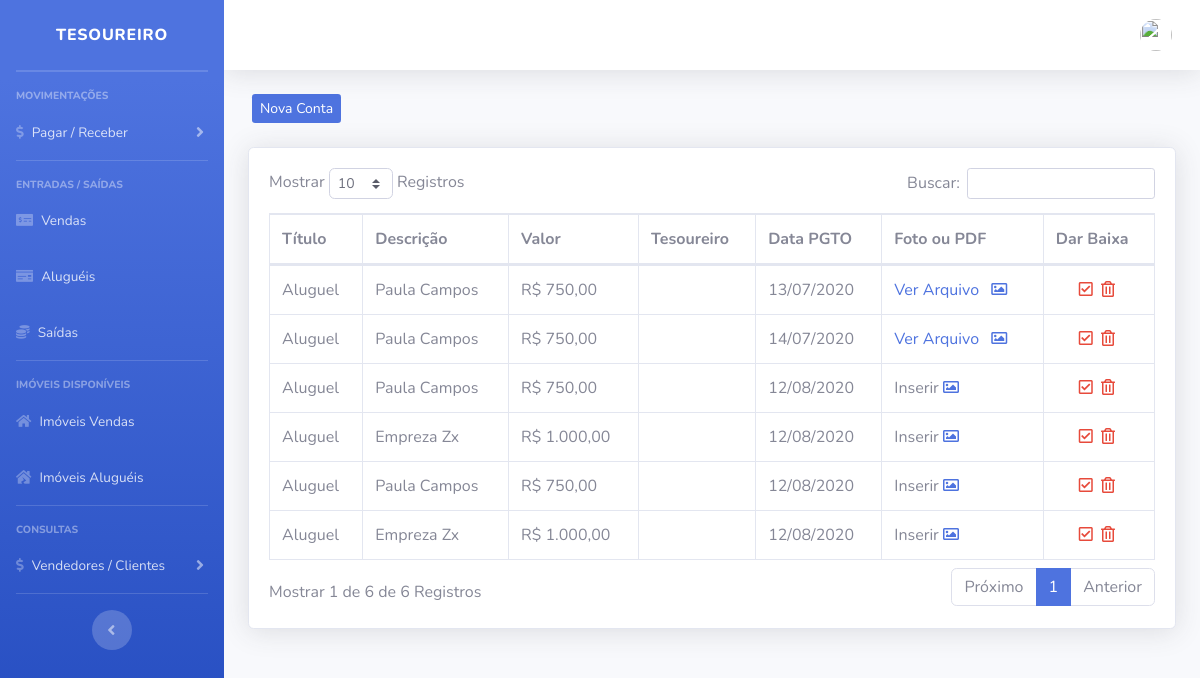
/imobiliaria/sistema/painel-tesouraria/index.php?pag=pagar, run on the app's committed database.
### tables this page shows
CREATE TABLE `contas_pagar` (
  `id` int(11) NOT NULL,
  `valor` decimal(10,2) NOT NULL,
  `titulo` varchar(30) NOT NULL,
  `descricao` varchar(40) NOT NULL,
  `pago` varchar(5) NOT NULL,
  `tesoureiro` varchar(20) DEFAULT NULL,
  `data` date NOT NULL,
  `foto` varchar(150) DEFAULT NULL
);

### imobiliaria/sistema/painel-tesouraria/pagar.php (the view, shortened to what this page needs)
<?php
include_once("../../conexao.php");
$pag = "pagar";
$dataHoje = Date('Y-m-d');
?>
<div class="row mt-4 mb-4">
    <a type="button" class="btn-primary btn-sm ml-3 d-none d-md-block" href="index.php?pag=<?php echo $pag ?>&funcao=novo">Nova Conta</a>
</div>
<div class="card shadow mb-4">
    <div class="card-body">
        <div class="table-responsive">
            <table class="table table-bordered" id="dataTable" width="100%" cellspacing="0">
                <thead>
                    <tr>
                        <th>Título</th>
                        <th>Descrição</th>
                        <th>Valor</th>
                        <th>Tesoureiro</th>
                        <th>Data PGTO</th>
                        <th>Foto ou PDF</th>
                        <th>Dar Baixa</th>
                    </tr>
                </thead>
                <tbody>
                      <?php
                  $query = $pdo->query("SELECT * FROM contas_pagar where pago = 'Não' order by data asc ");
                  $res = $query->fetchAll(PDO::FETCH_ASSOC);
                  for ($i=0; $i < count($res); $i++) {
                      $id = $res[$i]['id'];
                      $titulo = $res[$i]['titulo'];
                      $valor = $res[$i]['valor'];
                      $descricao = $res[$i]['descricao'];
                      $dataPgto = $res[$i]['data'];
                      $foto = $res[$i]['foto'];
                      $dataPgto = implode('/', array_reverse(explode('-', $dataPgto)));
                      $valor = number_format($valor, 2, ',', '.');
                      if ($dataPgto < $dataHoje) {
                                    $classe = "text-danger";
                                } else {
                                    $classe = "text-success";
                                }
                      ?>
                    <tr>
                        <td><?php echo $titulo ?></td>
                        <td><?php echo $descricao ?></td>
                        <td>R$ <?php echo $valor ?></td>
                        <td><?php echo @$nomeTesoureiro ?></td>
                        <td><?php echo $dataPgto ?></td>
                        <td>
                            <?php
                            if($foto != null && $foto!=""){ ?>
                            <a href="../img/contas/<?php echo $foto ?>" target="_blank" class="mr-2">Ver Arquivo</a>
                            <?php }else{ ?>
                            Inserir
                             <?php } ?>
                            <a href="index.php?pag=<?php echo $pag ?>&funcao=foto&id=<?php echo $id ?>" class='text-primary mr-1' title='Inserir Foto ou PDF'><i class='far fa-image'></i></a>
                        </td>
                        <td align="center">
                            <a href="index.php?pag=<?php echo $pag ?>&funcao=baixa&id=<?php echo $id ?>&valor=<?php echo $valor ?>" class='<?php echo $classe ?> mr-1' title='Dar Baixa'><i class='far fa-check-square'></i></a>
                             <?php if($res[$i]['pago'] != 'Sim' ){ ?>
                             <a href="index.php?pag=<?php echo $pag ?>&funcao=excluir&id=<?php echo $id ?>" class='text-danger mr-1' title='Excluir Registro'><i class='far fa-trash-alt'></i></a>
                            <?php } ?>
                        </td>
                    </tr>
                   <?php } ?>
                </tbody>
            </table>
        </div>
    </div>
</div>

### data on the page
contas_pagar: titulo "Aluguel", descricao "Paula Campos", valor "750,00", data "13/07/2020"
contas_pagar: titulo "Aluguel", descricao "Paula Campos", valor "750,00", data "14/07/2020"
contas_pagar: titulo "Aluguel", descricao "Paula Campos", valor "750,00", data "12/08/2020", shows "Inserir"
contas_pagar: titulo "Aluguel", descricao "Empreza Zx", valor "1.000,00", data "12/08/2020", shows "Inserir"
contas_pagar: titulo "Aluguel", descricao "Paula Campos", valor "750,00", data "12/08/2020", shows "Inserir"
contas_pagar: titulo "Aluguel", descricao "Empreza Zx", valor "1.000,00", data "12/08/2020", shows "Inserir"
